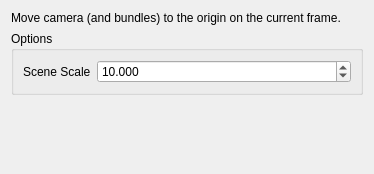
<?xml version="1.0" encoding="UTF-8"?>
<ui version="4.0">
 <class>Form</class>
 <widget class="QWidget" name="Form">
  <property name="geometry">
   <rect>
    <x>0</x>
    <y>0</y>
    <width>374</width>
    <height>174</height>
   </rect>
  </property>
  <property name="windowTitle">
   <string>Form</string>
  </property>
  <layout class="QVBoxLayout" name="verticalLayout">
   <item>
    <widget class="QLabel" name="label">
     <property name="text">
      <string>Move camera (and bundles) to the origin on the current frame.</string>
     </property>
    </widget>
   </item>
   <item>
    <widget class="QGroupBox" name="groupBox">
     <property name="title">
      <string>Options</string>
     </property>
     <layout class="QFormLayout" name="options_layout">
      <item row="2" column="0">
       <widget class="QLabel" name="sceneScale_label">
        <property name="text">
         <string>Scene Scale</string>
        </property>
       </widget>
      </item>
      <item row="2" column="1">
       <layout class="QHBoxLayout" name="sceneScale_layout">
        <item>
         <widget class="QDoubleSpinBox" name="sceneScale_doubleSpinBox">
          <property name="decimals">
           <number>3</number>
          </property>
          <property name="maximum">
           <double>9999999.000000000000000</double>
          </property>
          <property name="value">
           <double>10.000000000000000</double>
          </property>
         </widget>
        </item>
       </layout>
      </item>
     </layout>
    </widget>
   </item>
   <item>
    <spacer name="verticalSpacer">
     <property name="orientation">
      <enum>Qt::Vertical</enum>
     </property>
     <property name="sizeHint" stdset="0">
      <size>
       <width>20</width>
       <height>40</height>
      </size>
     </property>
    </spacer>
   </item>
  </layout>
 </widget>
 <resources/>
 <connections/>
</ui>
